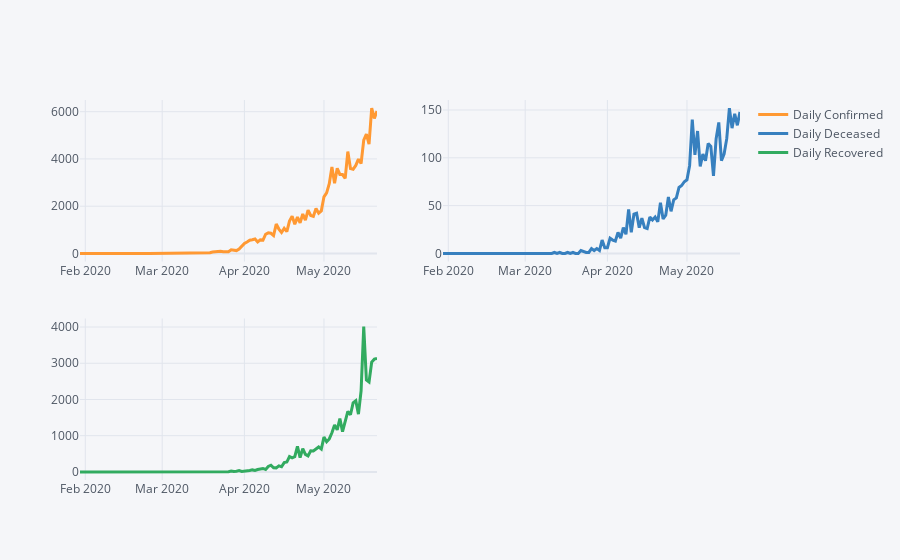

The notebook cell this image was saved under:
### Code cell
data.iplot(x = 'Date', y = ['Daily Confirmed', 'Daily Deceased', 'Daily Recovered'], subplots=True, width=3)
